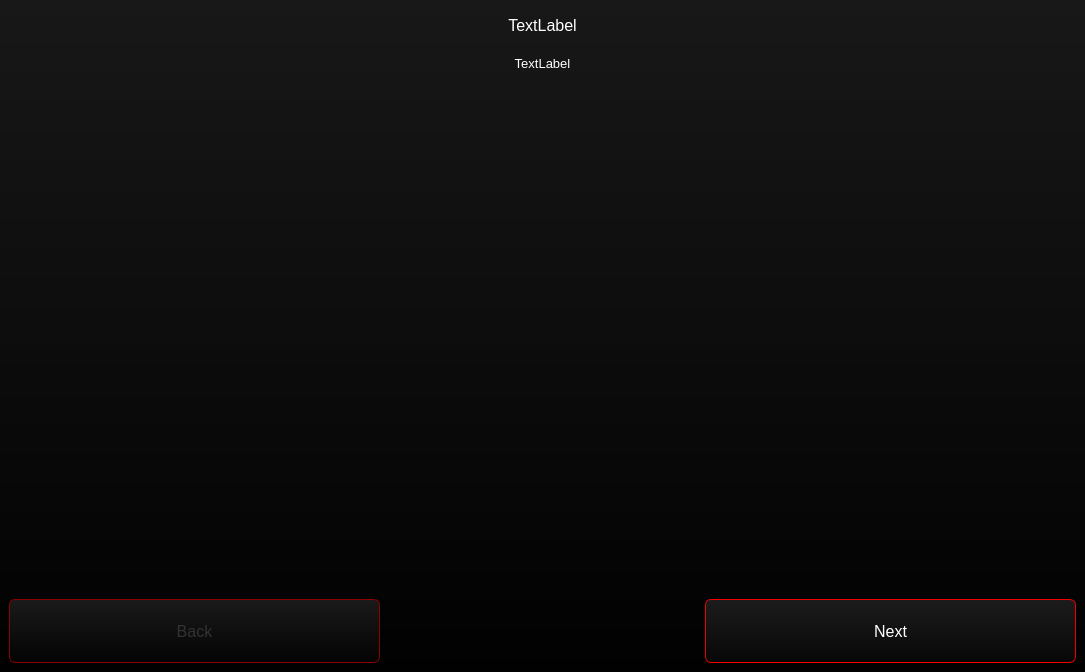
<?xml version="1.0" encoding="UTF-8"?>
<ui version="4.0">
 <class>TutorialWindow</class>
 <widget class="QMainWindow" name="TutorialWindow">
  <property name="geometry">
   <rect>
    <x>0</x>
    <y>0</y>
    <width>1085</width>
    <height>672</height>
   </rect>
  </property>
  <property name="windowTitle">
   <string>Tutorial</string>
  </property>
  <property name="styleSheet">
   <string notr="true">background-color: qlineargradient(spread:pad, x1:0.5, y1:1, x2:0.5, y2:0, stop:0 rgba(1,1,1,255), stop:1 rgba(24,24,24,255));

color: white;</string>
  </property>
  <widget class="QWidget" name="centralwidget">
   <layout class="QVBoxLayout" name="verticalLayout" stretch="5,5,80,10">
    <item>
     <widget class="QLabel" name="label_title">
      <property name="font">
       <font>
        <family>Segoe UI</family>
        <pointsize>12</pointsize>
       </font>
      </property>
      <property name="styleSheet">
       <string notr="true">background-color: rgba(255, 255, 255, 0);</string>
      </property>
      <property name="text">
       <string>TextLabel</string>
      </property>
      <property name="alignment">
       <set>Qt::AlignCenter</set>
      </property>
     </widget>
    </item>
    <item>
     <widget class="QLabel" name="label_desc">
      <property name="font">
       <font>
        <family>Segoe UI</family>
        <pointsize>10</pointsize>
       </font>
      </property>
      <property name="styleSheet">
       <string notr="true">background-color: rgba(255, 255, 255, 0);</string>
      </property>
      <property name="text">
       <string>TextLabel</string>
      </property>
      <property name="alignment">
       <set>Qt::AlignCenter</set>
      </property>
      <property name="wordWrap">
       <bool>true</bool>
      </property>
     </widget>
    </item>
    <item>
     <widget class="QLabel" name="label_image">
      <property name="sizePolicy">
       <sizepolicy hsizetype="Preferred" vsizetype="Preferred">
        <horstretch>0</horstretch>
        <verstretch>0</verstretch>
       </sizepolicy>
      </property>
      <property name="styleSheet">
       <string notr="true">background-color: rgba(255, 255, 255, 0);</string>
      </property>
      <property name="text">
       <string/>
      </property>
      <property name="alignment">
       <set>Qt::AlignCenter</set>
      </property>
     </widget>
    </item>
    <item>
     <layout class="QHBoxLayout" name="horizontalLayout" stretch="35,30,35">
      <item>
       <widget class="QPushButton" name="pushButton_prev">
        <property name="enabled">
         <bool>false</bool>
        </property>
        <property name="sizePolicy">
         <sizepolicy hsizetype="Minimum" vsizetype="Expanding">
          <horstretch>0</horstretch>
          <verstretch>0</verstretch>
         </sizepolicy>
        </property>
        <property name="minimumSize">
         <size>
          <width>0</width>
          <height>50</height>
         </size>
        </property>
        <property name="font">
         <font>
          <family>Segoe UI</family>
          <pointsize>12</pointsize>
         </font>
        </property>
        <property name="styleSheet">
         <string notr="true">QPushButton
{
	background-color: qlineargradient(spread:pad, x1:0.5, y1:1, x2:0.5, y2:0, stop:0 rgba(7, 7, 7, 255), stop:1 rgba(28, 28, 28, 255));
	border: 1px solid rgb(240, 0, 0);
	border-radius: 6px;
	color: white;
}

QPushButton:disabled
{
	background-color: qlineargradient(spread:pad, x1:0.5, y1:1, x2:0.5, y2:0, stop:0 rgba(4, 4, 4, 200), stop:1 rgba(29, 29, 29, 230));
	border: 1px solid darkred;
	color: rgb(50, 50, 50);
}

QPushButton:hover
{
	background-color: qlineargradient(spread:pad, x1:0.5, y1:1, x2:0.5, y2:0, stop:0 rgba(37, 37, 37, 255), stop:1 rgba(58, 58, 58, 255));
	border: 1px solid white;
}</string>
        </property>
        <property name="text">
         <string>Back</string>
        </property>
       </widget>
      </item>
      <item>
       <spacer name="horizontalSpacer">
        <property name="orientation">
         <enum>Qt::Horizontal</enum>
        </property>
        <property name="sizeHint" stdset="0">
         <size>
          <width>40</width>
          <height>20</height>
         </size>
        </property>
       </spacer>
      </item>
      <item>
       <widget class="QPushButton" name="pushButton_next">
        <property name="sizePolicy">
         <sizepolicy hsizetype="Minimum" vsizetype="Expanding">
          <horstretch>0</horstretch>
          <verstretch>0</verstretch>
         </sizepolicy>
        </property>
        <property name="minimumSize">
         <size>
          <width>0</width>
          <height>50</height>
         </size>
        </property>
        <property name="font">
         <font>
          <family>Segoe UI</family>
          <pointsize>12</pointsize>
         </font>
        </property>
        <property name="styleSheet">
         <string notr="true">QPushButton
{
	background-color: qlineargradient(spread:pad, x1:0.5, y1:1, x2:0.5, y2:0, stop:0 rgba(7, 7, 7, 255), stop:1 rgba(28, 28, 28, 255));
	border: 1px solid rgb(240, 0, 0);
	border-radius: 6px;
	color: white;
}

QPushButton:disabled
{
	background-color: qlineargradient(spread:pad, x1:0.5, y1:1, x2:0.5, y2:0, stop:0 rgba(4, 4, 4, 200), stop:1 rgba(29, 29, 29, 230));
	border: 1px solid darkred;
	color: rgb(50, 50, 50);
}

QPushButton:hover
{
	background-color: qlineargradient(spread:pad, x1:0.5, y1:1, x2:0.5, y2:0, stop:0 rgba(37, 37, 37, 255), stop:1 rgba(58, 58, 58, 255));
	border: 1px solid white;
}</string>
        </property>
        <property name="text">
         <string>Next</string>
        </property>
       </widget>
      </item>
     </layout>
    </item>
   </layout>
  </widget>
  <widget class="QMenuBar" name="menubar">
   <property name="geometry">
    <rect>
     <x>0</x>
     <y>0</y>
     <width>1085</width>
     <height>30</height>
    </rect>
   </property>
  </widget>
 </widget>
 <resources/>
 <connections/>
</ui>
